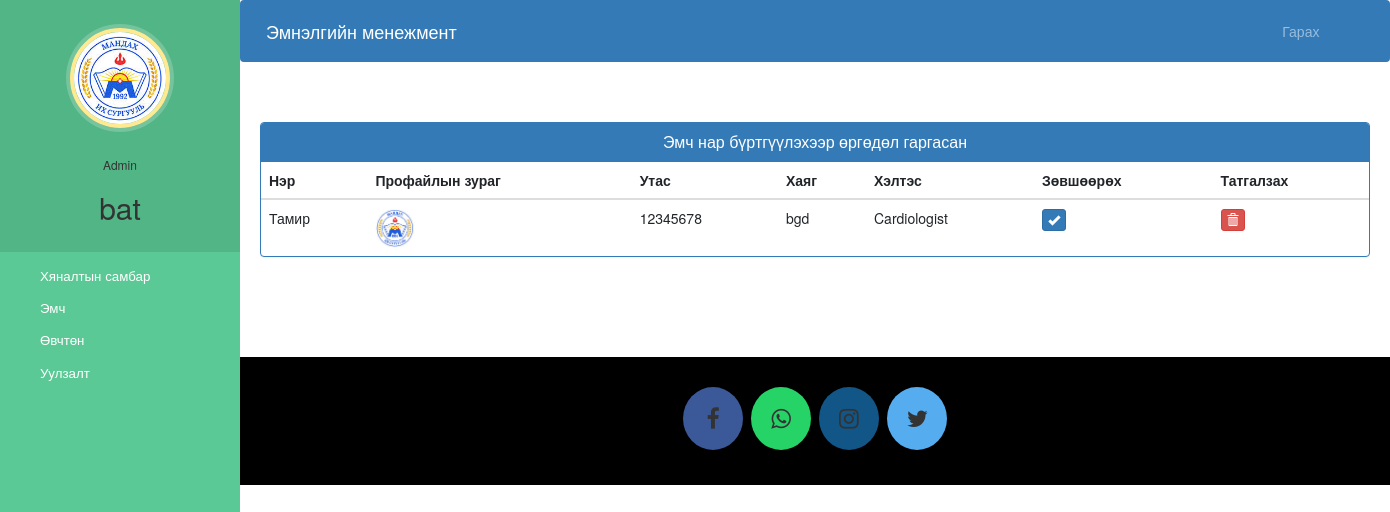
/admin-approve-doctor/ (signed in), run on the app's committed database.
### hospital/models.py (models this page shows, shortened)
class Doctor(models.Model):
    user=models.OneToOneField(User,on_delete=models.CASCADE)
    profile_pic= models.ImageField(upload_to='profile_pic/DoctorProfilePic/',null=True,blank=True)
    address = models.CharField(max_length=40)
    mobile = models.CharField(max_length=20,null=True)
    department= models.CharField(max_length=50,choices=departments,default='Cardiologist')
    status=models.BooleanField(default=False)
    @property
    def get_name(self):
        return self.user.first_name+" "+self.user.last_name

### hospital/views.py (the view)
# urls.py: path('admin-approve-doctor/', views.admin_approve_doctor_view,name='admin-approve-doctor'),
@login_required(login_url='adminlogin')
@user_passes_test(is_admin)
def admin_approve_doctor_view(request):
    doctors=models.Doctor.objects.all().filter(status=False)
    return render(request,'hospital/admin_approve_doctor.html',{'doctors':doctors})

### hospital/views.py (called while the page is built)
def is_admin(user):
    return user.groups.filter(name='ADMIN').exists()

### templates/hospital/admin_approve_doctor.html (shortened to what this page needs)
{% extends 'hospital/admin_base.html' %}
{% block content %}
{%load static%}
<head>
  <link href="//netdna.bootstrapcdn.com/bootstrap/3.0.0/css/bootstrap.min.css" rel="stylesheet" id="bootstrap-css">
</head>
<div class="container">
  <div class="panel panel-primary">
    <div class="panel-heading">
      <h6 class="panel-title">Эмч нар бүртгүүлэхээр өргөдөл гаргасан</h6>
    </div>
    <table class="table table-hover" id="dev-table">
      <thead>
        <tr>
          <th>Нэр</th>
          <th>Профайлын зураг</th>
          <th>Утас</th>
          <th>Хаяг</th>
          <th>Хэлтэс</th>
          <th>Зөвшөөрөх</th>
          <th>Татгалзах</th>
        </tr>
      </thead>
      {% for d in doctors %}
      <tr>
        <td> {{d.get_name}}</td>
        <td> <img src="{% static d.profile_pic.url %}" alt="Profile Pic" height="40px" width="40px" /></td>
        <td>{{d.mobile}}</td>
        <td>{{d.address}}</td>
        <td>{{d.department}}</td>
        <td><a class="btn btn-primary btn-xs" href="{% url 'approve-doctor' d.id  %}"><span class="glyphicon glyphicon-ok"></span></a></td>
        <td><a class="btn btn-danger btn-xs" href="{% url 'reject-doctor' d.id  %}"><span class="glyphicon glyphicon-trash"></span></a></td>
      </tr>
      {% endfor %}
    </table>
  </div>
</div>
{% endblock content %}

### templates/hospital/admin_base.html (shortened to what this page needs)
<!DOCTYPE html>
{% load static %}
<html lang="en">
<head>
  <link rel="stylesheet" href="https://stackpath.bootstrapcdn.com/bootstrap/4.3.1/css/bootstrap.min.css">
  <link rel="stylesheet" href="https://maxcdn.bootstrapcdn.com/font-awesome/4.7.0/css/font-awesome.min.css">
  <link rel="stylesheet" href="{% static '/style.css' %}">
</head>
<body>
  <nav class="menu" tabindex="0">
    <header class="avatar">
      <img src="{% static "images/images.jpg" %}" />
      <br><br>
      <h6>Admin</h6>
      <h2>{{request.user.first_name}}</h2>
    </header>
    <ul>
      <li tabindex="0" class="icon-dashboard"> <a style="color:white; text-decoration:none;" href="/admin-dashboard"><span>Хяналтын самбар</span></a> </li>
      <li tabindex="0" class="icon-customers"> <a style="color:white; text-decoration:none;" href="/admin-doctor"><span>Эмч</span></a></li>
      <li tabindex="0" class="icon-users"> <a style="color:white; text-decoration:none;" href="/admin-patient"><span>Өвчтөн</span></a></li>
      <li tabindex="0" class="icon-calendar"> <a style="color:white; text-decoration:none;" href="/admin-appointment"><span>Уулзалт</span></a></li>
    </ul>
  </nav>
  <main>
    <div class="bs-example">
      <nav class="navbar navbar-expand-md  navbar-dark fixed-top" style="background:#337AB7;">
        <a href="/admin-dashboard" class="navbar-brand">Эмнэлгийн менежмент</a>
        <div class="collapse navbar-collapse justify-content-between" id="navbarCollapse">
          <div class="navbar-nav" style=" margin-left: 90%;">
            <a href="/logout" class="nav-item nav-link">Гарах</a>
          </div>
        </div>
      </nav>
    </div>
    <br><br>
    {% block content %}
    {% endblock content %}
    <br><br><br><br>
    <footer>
      <p>
        <a id="ftr" class="fa fa-facebook"></a>
        <a id="ftr" class="fa fa-whatsapp"></a>
        <a id="ftr" class="fa fa-instagram"></a>
        <a id="ftr" class="fa fa-twitter"></a>
      </p>
      <br>
    </footer>
  </main>
</body>
</html>

### static/style.css (style rules this page uses)
body { padding-left: 240px; }
main { position: relative; height: 100vh; }
.menu { background: #5bc995; height: 100vh; width: 240px; position: fixed; top: 0px; left: 0; z-index: 5; outline: none; }
.menu .avatar { background: rgba(0, 0, 0, 0.1); padding: 2em 0.5em; text-align: center; }
.menu .avatar img { width: 100px; border-radius: 50%; overflow: hidden; border: 4px solid #ffea92; box-shadow: 0 0 0 4px rgba(255, 255, 255, 0.2); }
.menu .avatar h2 { font-weight: normal; margin-bottom: 0; }
.menu ul { list-style: none; padding: 0.5em 0; margin: 0; }
.menu ul li { padding: 0.5em 1em 0.5em 3em; font-size: 0.95em; font-weight: regular; background-repeat: no-repeat; background-position: left 15px center; background-size: auto 20px; transition: all 0.15s linear; cursor: pointer; }
.menu ul li.icon-dashboard { background-image: url("http://www.entypo.com/images//gauge.svg"); }
.menu ul li.icon-customers { background-image: url("http://www.entypo.com/images//briefcase.svg"); }
.menu ul li.icon-users { background-image: url("http://www.entypo.com/images//users.svg"); }
.menu ul li.icon-calendar { background-image: url("http://www.entypo.com/images//calendar.svg"); }

### templates/hospital/admin_base.html (style rules this page uses)
a:link { text-decoration: none; }
a { color: white; }
footer { padding: 0px 0px 0px 0px; background-color: black; margin: 0px; }
#ftr { padding: 20px; }
.fa { font-size: 23px; width: 60px; text-align: center; text-decoration: none; margin: 5px 2px; border-radius: 50%; }
.fa-facebook { background: #3B5998; color: white; margin-top: 30px; }
.fa-whatsapp { background: #25d366; color: white; }
.fa-twitter { background: #55ACEE; color: white; }
.fa-instagram { background: #125688; color: white; }
p { text-align: center; }
body { padding-left: 240px; }
main { position: relative; height: 100vh; }
.menu { background: #5bc995; height: 100vh; width: 240px; position: fixed; top: 0px; left: 0; z-index: 5; outline: none; }
.menu .avatar { background: rgba(0, 0, 0, 0.1); padding: 2em 0.5em; text-align: center; }
.menu .avatar img { width: 100px; border-radius: 50%; overflow: hidden; border: 4px solid #ffea92; box-shadow: 0 0 0 4px rgba(255, 255, 255, 0.2); }
.menu .avatar h2 { font-weight: normal; margin-bottom: 0; }
.menu ul { list-style: none; padding: 0.5em 0; margin: 0; }
.menu ul li { padding: 0.5em 1em 0.5em 3em; font-size: 0.95em; font-weight: regular; background-repeat: no-repeat; background-position: left 15px center; background-size: auto 20px; transition: all 0.15s linear; cursor: pointer; }
.menu ul li.icon-dashboard { background-image: url("http://www.entypo.com/images//gauge.svg"); }
.menu ul li.icon-customers { background-image: url("http://www.entypo.com/images//briefcase.svg"); }
.menu ul li.icon-users { background-image: url("http://www.entypo.com/images//users.svg"); }
.menu ul li.icon-calendar { background-image: url("http://www.entypo.com/images//calendar.svg"); }

### templates/hospital/admin_approve_doctor.html (style rules this page uses)
a:link { text-decoration: none; }
h6 { text-align: center; }

### data on the page
Doctor: get_name "Тамир", profile_pic (picture), mobile "12345678", address "bgd", department "Cardiologist"

### other printed values
{{ request.user.first_name }} "bat"
